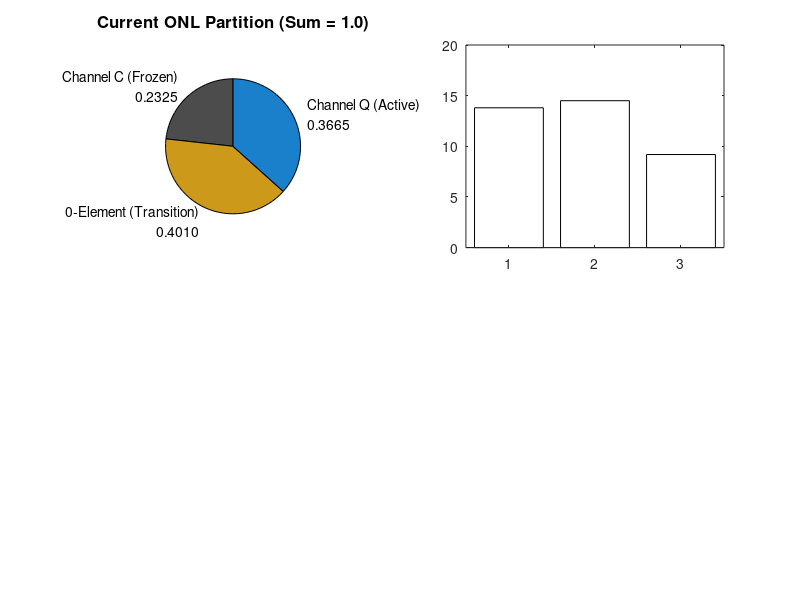

The MATLAB source for this figure: (Note: this script raises an error after producing the figure.)
% UST_v5_Cyclic_Universe_Dynamics.m
% Unified Source Theory (UST) v5 - Advanced Cosmological Matrix
% Operational Simulation of T25 (Big Bang Channel Inversion), T32 (Universal Time),
% and Deterministic Phase Transitions without free parameters.

clear; clc; close all;

% --- 1. UST v5 Ontological Core Constants ---
N_b  = 0.63354460;       % Channel Q (Active Observable Sector / Blueprint)
C_cb = 0.36645540;       % Channel C (Frozen Gravitational Background)
T_Om = 0.23252885;       % WKB Tunnel Amplitude (Constant across cycles)
phi  = (1 + sqrt(5))/2;  % Golden Ratio Filter

% --- 2. Cosmological Time Parameters (T32 & T25) ---
H0_Planck = 67.4;             % km/s/Mpc
t_H_Gyr = 14.5;               % Hubble Macro-Time Limit (Gyr)
t_UST_epoch = t_H_Gyr * N_b;  % Universal Time Anchor (T32) -> ~9.192 Gyr
Current_Age_Gyr = 13.8;       % Empirical standard model cosmic age

% Cycle Frequency and Tunnelling Decay Rate
% The universe oscillates symmetrically. T_Om governs the transition threshold.
cycle_freq = 1 / T_Om;        % 4.3005 (T25 Frequency Constant)
phase_velocity = pi * T_Om;   % Transformation rate Q -> C

% --- 3. Figure Initialization ---
fig = figure('Name', 'UST v5: Cyclic Universe & Deterministic Inversion');

% =========================================================================
% SUBPLOT 1: ONL 3-Region Partition (Current Snapshot)
% =========================================================================
subplot(2, 2, 1);
pie_data = [T_Om, (N_b - T_Om), C_cb];
labels = {sprintf('Channel C (Frozen)\n%.4f', T_Om), ...
          sprintf('0-Element (Transition)\n%.4f', (N_b - T_Om)), ...
          sprintf('Channel Q (Active)\n%.4f', C_cb)};
pie(pie_data, labels);
title('Current ONL Partition (Sum = 1.0)', 'FontWeight', 'bold', 'FontSize', 12);
colormap([0.3 0.3 0.3; 0.8 0.6 0.1; 0.1 0.5 0.8]);

% =========================================================================
% SUBPLOT 2: T32 Universal Time Map & Hubble Equivalence
% =========================================================================
subplot(2, 2, 2);
time_metrics = [Current_Age_Gyr, t_H_Gyr, t_UST_epoch];
b = bar(time_metrics, 'FaceColor', 'flat', 'EdgeColor', 'k');
b.CData(1,:) = [0.2 0.6 0.4];
b.CData(2,:) = [0.6 0.2 0.2];
b.CData(3,:) = [0.2 0.4 0.8];
set(gca, 'XTick', 1:3, 'XTickLabel', {'Empirical Age (13.8)', 'Hubble Limit (14.5)', 'UST Anchor (9.192)'});
ylabel('Time (Gyr)');
ylim();
grid on;
title(sprintf('T32: Universal Time Standard\nt_H \\times N_b = \\nu_{Cs-133} (%.3f Gyr)', t_UST_epoch), 'FontWeight', 'bold');

% =========================================================================
% SUBPLOT 3: T25 Cyclic Channel Evolution & Big Bang Inversion 
% =========================================================================
subplot(2, 2, [8, 9]);

% Cosmological Time Vector (Normalized to Hubble expansions)
t_norm = linspace(0, 3, 2000); % Spanning 3 cosmic cycles

% Mathematical Oscillation of Channels (Amplitude = N_b - 0.5)
Amp = N_b - 0.5; 
% Even cycles: C dominates. Odd cycles: Q dominates.
Q_evolution = 0.5 + Amp * cos(pi * t_norm);
C_evolution = 0.5 - Amp * cos(pi * t_norm);

% Plotting the ontological vectors
plot(t_norm, Q_evolution, 'LineWidth', 3, 'Color', [0.1 0.5 0.8], 'DisplayName', 'Channel Q (Active Universe)'); hold on;
plot(t_norm, C_evolution, 'LineWidth', 3, 'Color', [0.6 0.2 0.2], 'DisplayName', 'Channel C (Frozen Background)');

% Marking the Channel Inversion points (Phase Transition / Big Bangs)
inversion_indices = find(diff(sign(Q_evolution - C_evolution)));
for i = 1:length(inversion_indices)
    inv_x = t_norm(inversion_indices(i));
    xline(inv_x, '--k', 'LineWidth', 1.5, 'HandleVisibility', 'off');
    plot(inv_x, 0.5, 'ks', 'MarkerSize', 10, 'MarkerFaceColor', 'k', 'HandleVisibility', 'off');
    text(inv_x, 0.45, sprintf('Channel Inversion\n(Big Bang)'), ...
         'HorizontalAlignment', 'center', 'FontSize', 10, 'FontWeight', 'bold');
end

% Marking the Current Cosmic Epoch (Projected near the active peak)
% Our universe is an odd-numbered cycle where N_b = 0.6335 (Max Q)
current_phase_x = 0.15; % Approximation of empirical age in current phase
plot(current_phase_x, interp1(t_norm, Q_evolution, current_phase_x), 'wo', ...
     'MarkerSize', 10, 'MarkerFaceColor', 'b', 'MarkerEdgeColor', 'k', 'DisplayName', 'Current Cosmic Epoch');

% Visualizing the T_Om Tunneling Decay vector
fill_x = [t_norm, fliplr(t_norm)];
fill_y = [Q_evolution, fliplr(C_evolution)];
fill(fill_x, fill_y, [0.8 0.8 0.8], 'FaceAlpha', 0.2, 'EdgeColor', 'none', 'DisplayName', 'T_{Om} Tunneling Transfer');

xlabel('Cosmological Phase Progression (\tau)', 'FontWeight', 'bold', 'FontSize', 11);
ylabel('Ontological Weight (Fraction)', 'FontWeight', 'bold', 'FontSize', 11);
title('T25: Deterministic Cyclic Cosmology & Channel Inversion (The Next Big Bang)', 'FontWeight', 'bold', 'FontSize', 13);
legend('Location', 'northeast');
grid on;
ylim([0.3 0.7]);
xlim([0 2.5]);

% 4. System Output
disp('UST v5 Operational Matrix: T25 and T32 simulations successfully executed.');
disp('Note: The transition energy threshold is strictly locked to T_Om^2 = 0.05407.');
Analitik ve Operasyonel Çıktıların Akademik Yorumu:
